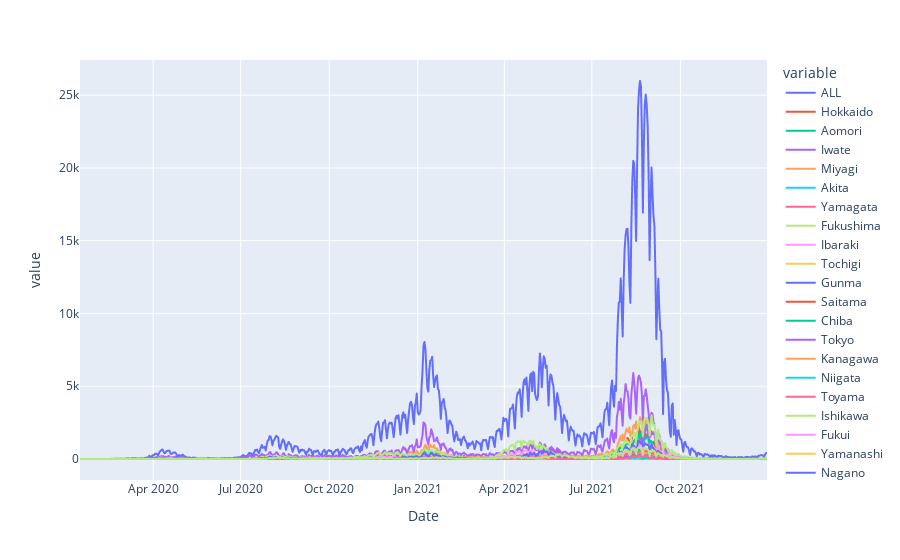

The code cell stored with this chart in its notebook:
### Code cell
px.line(df, )

### Figure 1 — Plotly figure (JSON) as saved in the notebook; plotly's stock layout.template omitted (floating-point values rounded to 4 significant figures; data arrays with more than 128 entries replaced by an {"elided": "..."} marker saying what was removed)
{"data": [{"hovertemplate": "variable=ALL<br>Date=%{x}<br>value=%{y}<extra></extra>", "legendgroup": "ALL", "line": {"color": "#636efa", "dash": "solid"}, "marker": {"symbol": "circle"}, "mode": "lines", "name": "ALL", "showlegend": true, "type": "scattergl", "x": {"elided": "715 str values"}, "xaxis": "x", "y": {"elided": "715 int values"}, "yaxis": "y"}, {"hovertemplate": "variable=Hokkaido<br>Date=%{x}<br>value=%{y}<extra></extra>", "legendgroup": "Hokkaido", "line": {"color": "#EF553B", "dash": "solid"}, "marker": {"symbol": "circle"}, "mode": "lines", "name": "Hokkaido", "showlegend": true, "type": "scattergl", "x": {"elided": "715 str values"}, "xaxis": "x", "y": {"elided": "715 int values"}, "yaxis": "y"}, {"hovertemplate": "variable=Aomori<br>Date=%{x}<br>value=%{y}<extra></extra>", "legendgroup": "Aomori", "line": {"color": "#00cc96", "dash": "solid"}, "marker": {"symbol": "circle"}, "mode": "lines", "name": "Aomori", "showlegend": true, "type": "scattergl", "x": {"elided": "715 str values"}, "xaxis": "x", "y": {"elided": "715 int values"}, "yaxis": "y"}, {"hovertemplate": "variable=Iwate<br>Date=%{x}<br>value=%{y}<extra></extra>", "legendgroup": "Iwate", "line": {"color": "#ab63fa", "dash": "solid"}, "marker": {"symbol": "circle"}, "mode": "lines", "name": "Iwate", "showlegend": true, "type": "scattergl", "x": {"elided": "715 str values"}, "xaxis": "x", "y": {"elided": "715 int values"}, "yaxis": "y"}, {"hovertemplate": "variable=Miyagi<br>Date=%{x}<br>value=%{y}<extra></extra>", "legendgroup": "Miyagi", "line": {"color": "#FFA15A", "dash": "solid"}, "marker": {"symbol": "circle"}, "mode": "lines", "name": "Miyagi", "showlegend": true, "type": "scattergl", "x": {"elided": "715 str values"}, "xaxis": "x", "y": {"elided": "715 int values"}, "yaxis": "y"}, {"hovertemplate": "variable=Akita<br>Date=%{x}<br>value=%{y}<extra></extra>", "legendgroup": "Akita", "line": {"color": "#19d3f3", "dash": "solid"}, "marker": {"symbol": "circle"}, "mode": "lines", "name": "Akita", "showlegend": true, "type": "scattergl", "x": {"elided": "715 str values"}, "xaxis": "x", "y": {"elided": "715 int values"}, "yaxis": "y"}, {"hovertemplate": "variable=Yamagata<br>Date=%{x}<br>value=%{y}<extra></extra>", "legendgroup": "Yamagata", "line": {"color": "#FF6692", "dash": "solid"}, "marker": {"symbol": "circle"}, "mode": "lines", "name": "Yamagata", "showlegend": true, "type": "scattergl", "x": {"elided": "715 str values"}, "xaxis": "x", "y": {"elided": "715 int values"}, "yaxis": "y"}, {"hovertemplate": "variable=Fukushima<br>Date=%{x}<br>value=%{y}<extra></extra>", "legendgroup": "Fukushima", "line": {"color": "#B6E880", "dash": "solid"}, "marker": {"symbol": "circle"}, "mode": "lines", "name": "Fukushima", "showlegend": true, "type": "scattergl", "x": {"elided": "715 str values"}, "xaxis": "x", "y": {"elided": "715 int values"}, "yaxis": "y"}, {"hovertemplate": "variable=Ibaraki<br>Date=%{x}<br>value=%{y}<extra></extra>", "legendgroup": "Ibaraki", "line": {"color": "#FF97FF", "dash": "solid"}, "marker": {"symbol": "circle"}, "mode": "lines", "name": "Ibaraki", "showlegend": true, "type": "scattergl", "x": {"elided": "715 str values"}, "xaxis": "x", "y": {"elided": "715 int values"}, "yaxis": "y"}, {"hovertemplate": "variable=Tochigi<br>Date=%{x}<br>value=%{y}<extra></extra>", "legendgroup": "Tochigi", "line": {"color": "#FECB52", "dash": "solid"}, "marker": {"symbol": "circle"}, "mode": "lines", "name": "Tochigi", "showlegend": true, "type": "scattergl", "x": {"elided": "715 str values"}, "xaxis": "x", "y": {"elided": "715 int values"}, "yaxis": "y"}, {"hovertemplate": "variable=Gunma<br>Date=%{x}<br>value=%{y}<extra></extra>", "legendgroup": "Gunma", "line": {"color": "#636efa", "dash": "solid"}, "marker": {"symbol": "circle"}, "mode": "lines", "name": "Gunma", "showlegend": true, "type": "scattergl", "x": {"elided": "715 str values"}, "xaxis": "x", "y": {"elided": "715 int values"}, "yaxis": "y"}, {"hovertemplate": "variable=Saitama<br>Date=%{x}<br>value=%{y}<extra></extra>", "legendgroup": "Saitama", "line": {"color": "#EF553B", "dash": "solid"}, "marker": {"symbol": "circle"}, "mode": "lines", "name": "Saitama", "showlegend": true, "type": "scattergl", "x": {"elided": "715 str values"}, "xaxis": "x", "y": {"elided": "715 int values"}, "yaxis": "y"}, {"hovertemplate": "variable=Chiba<br>Date=%{x}<br>value=%{y}<extra></extra>", "legendgroup": "Chiba", "line": {"color": "#00cc96", "dash": "solid"}, "marker": {"symbol": "circle"}, "mode": "lines", "name": "Chiba", "showlegend": true, "type": "scattergl", "x": {"elided": "715 str values"}, "xaxis": "x", "y": {"elided": "715 int values"}, "yaxis": "y"}, {"hovertemplate": "variable=Tokyo<br>Date=%{x}<br>value=%{y}<extra></extra>", "legendgroup": "Tokyo", "line": {"color": "#ab63fa", "dash": "solid"}, "marker": {"symbol": "circle"}, "mode": "lines", "name": "Tokyo", "showlegend": true, "type": "scattergl", "x": {"elided": "715 str values"}, "xaxis": "x", "y": {"elided": "715 int values"}, "yaxis": "y"}, {"hovertemplate": "variable=Kanagawa<br>Date=%{x}<br>value=%{y}<extra></extra>", "legendgroup": "Kanagawa", "line": {"color": "#FFA15A", "dash": "solid"}, "marker": {"symbol": "circle"}, "mode": "lines", "name": "Kanagawa", "showlegend": true, "type": "scattergl", "x": {"elided": "715 str values"}, "xaxis": "x", "y": {"elided": "715 int values"}, "yaxis": "y"}, {"hovertemplate": "variable=Niigata<br>Date=%{x}<br>value=%{y}<extra></extra>", "legendgroup": "Niigata", "line": {"color": "#19d3f3", "dash": "solid"}, "marker": {"symbol": "circle"}, "mode": "lines", "name": "Niigata", "showlegend": true, "type": "scattergl", "x": {"elided": "715 str values"}, "xaxis": "x", "y": {"elided": "715 int values"}, "yaxis": "y"}, {"hovertemplate": "variable=Toyama<br>Date=%{x}<br>value=%{y}<extra></extra>", "legendgroup": "Toyama", "line": {"color": "#FF6692", "dash": "solid"}, "marker": {"symbol": "circle"}, "mode": "lines", "name": "Toyama", "showlegend": true, "type": "scattergl", "x": {"elided": "715 str values"}, "xaxis": "x", "y": {"elided": "715 int values"}, "yaxis": "y"}, {"hovertemplate": "variable=Ishikawa<br>Date=%{x}<br>value=%{y}<extra></extra>", "legendgroup": "Ishikawa", "line": {"color": "#B6E880", "dash": "solid"}, "marker": {"symbol": "circle"}, "mode": "lines", "name": "Ishikawa", "showlegend": true, "type": "scattergl", "x": {"elided": "715 str values"}, "xaxis": "x", "y": {"elided": "715 int values"}, "yaxis": "y"}, {"hovertemplate": "variable=Fukui<br>Date=%{x}<br>value=%{y}<extra></extra>", "legendgroup": "Fukui", "line": {"color": "#FF97FF", "dash": "solid"}, "marker": {"symbol": "circle"}, "mode": "lines", "name": "Fukui", "showlegend": true, "type": "scattergl", "x": {"elided": "715 str values"}, "xaxis": "x", "y": {"elided": "715 int values"}, "yaxis": "y"}, {"hovertemplate": "variable=Yamanashi<br>Date=%{x}<br>value=%{y}<extra></extra>", "legendgroup": "Yamanashi", "line": {"color": "#FECB52", "dash": "solid"}, "marker": {"symbol": "circle"}, "mode": "lines", "name": "Yamanashi", "showlegend": true, "type": "scattergl", "x": {"elided": "715 str values"}, "xaxis": "x", "y": {"elided": "715 int values"}, "yaxis": "y"}, {"hovertemplate": "variable=Nagano<br>Date=%{x}<br>value=%{y}<extra></extra>", "legendgroup": "Nagano", "line": {"color": "#636efa", "dash": "solid"}, "marker": {"symbol": "circle"}, "mode": "lines", "name": "Nagano", "showlegend": true, "type": "scattergl", "x": {"elided": "715 str values"}, "xaxis": "x", "y": {"elided": "715 int values"}, "yaxis": "y"}, {"hovertemplate": "variable=Gifu<br>Date=%{x}<br>value=%{y}<extra></extra>", "legendgroup": "Gifu", "line": {"color": "#EF553B", "dash": "solid"}, "marker": {"symbol": "circle"}, "mode": "lines", "name": "Gifu", "showlegend": true, "type": "scattergl", "x": {"elided": "715 str values"}, "xaxis": "x", "y": {"elided": "715 int values"}, "yaxis": "y"}, {"hovertemplate": "variable=Shizuoka<br>Date=%{x}<br>value=%{y}<extra></extra>", "legendgroup": "Shizuoka", "line": {"color": "#00cc96", "dash": "solid"}, "marker": {"symbol": "circle"}, "mode": "lines", "name": "Shizuoka", "showlegend": true, "type": "scattergl", "x": {"elided": "715 str values"}, "xaxis": "x", "y": {"elided": "715 int values"}, "yaxis": "y"}, {"hovertemplate": "variable=Aichi<br>Date=%{x}<br>value=%{y}<extra></extra>", "legendgroup": "Aichi", "line": {"color": "#ab63fa", "dash": "solid"}, "marker": {"symbol": "circle"}, "mode": "lines", "name": "Aichi", "showlegend": true, "type": "scattergl", "x": {"elided": "715 str values"}, "xaxis": "x", "y": {"elided": "715 int values"}, "yaxis": "y"}, {"hovertemplate": "variable=Mie<br>Date=%{x}<br>value=%{y}<extra></extra>", "legendgroup": "Mie", "line": {"color": "#FFA15A", "dash": "solid"}, "marker": {"symbol": "circle"}, "mode": "lines", "name": "Mie", "showlegend": true, "type": "scattergl", "x": {"elided": "715 str values"}, "xaxis": "x", "y": {"elided": "715 int values"}, "yaxis": "y"}, {"hovertemplate": "variable=Shiga<br>Date=%{x}<br>value=%{y}<extra></extra>", "legendgroup": "Shiga", "line": {"color": "#19d3f3", "dash": "solid"}, "marker": {"symbol": "circle"}, "mode": "lines", "name": "Shiga", "showlegend": true, "type": "scattergl", "x": {"elided": "715 str values"}, "xaxis": "x", "y": {"elided": "715 int values"}, "yaxis": "y"}, {"hovertemplate": "variable=Kyoto<br>Date=%{x}<br>value=%{y}<extra></extra>", "legendgroup": "Kyoto", "line": {"color": "#FF6692", "dash": "solid"}, "marker": {"symbol": "circle"}, "mode": "lines", "name": "Kyoto", "showlegend": true, "type": "scattergl", "x": {"elided": "715 str values"}, "xaxis": "x", "y": {"elided": "715 int values"}, "yaxis": "y"}, {"hovertemplate": "variable=Osaka<br>Date=%{x}<br>value=%{y}<extra></extra>", "legendgroup": "Osaka", "line": {"color": "#B6E880", "dash": "solid"}, "marker": {"symbol": "circle"}, "mode": "lines", "name": "Osaka", "showlegend": true, "type": "scattergl", "x": {"elided": "715 str values"}, "xaxis": "x", "y": {"elided": "715 int values"}, "yaxis": "y"}, {"hovertemplate": "variable=Hyogo<br>Date=%{x}<br>value=%{y}<extra></extra>", "legendgroup": "Hyogo", "line": {"color": "#FF97FF", "dash": "solid"}, "marker": {"symbol": "circle"}, "mode": "lines", "name": "Hyogo", "showlegend": true, "type": "scattergl", "x": {"elided": "715 str values"}, "xaxis": "x", "y": {"elided": "715 int values"}, "yaxis": "y"}, {"hovertemplate": "variable=Nara<br>Date=%{x}<br>value=%{y}<extra></extra>", "legendgroup": "Nara", "line": {"color": "#FECB52", "dash": "solid"}, "marker": {"symbol": "circle"}, "mode": "lines", "name": "Nara", "showlegend": true, "type": "scattergl", "x": {"elided": "715 str values"}, "xaxis": "x", "y": {"elided": "715 int values"}, "yaxis": "y"}, {"hovertemplate": "variable=Wakayama<br>Date=%{x}<br>value=%{y}<extra></extra>", "legendgroup": "Wakayama", "line": {"color": "#636efa", "dash": "solid"}, "marker": {"symbol": "circle"}, "mode": "lines", "name": "Wakayama", "showlegend": true, "type": "scattergl", "x": {"elided": "715 str values"}, "xaxis": "x", "y": {"elided": "715 int values"}, "yaxis": "y"}, {"hovertemplate": "variable=Tottori<br>Date=%{x}<br>value=%{y}<extra></extra>", "legendgroup": "Tottori", "line": {"color": "#EF553B", "dash": "solid"}, "marker": {"symbol": "circle"}, "mode": "lines", "name": "Tottori", "showlegend": true, "type": "scattergl", "x": {"elided": "715 str values"}, "xaxis": "x", "y": {"elided": "715 int values"}, "yaxis": "y"}, {"hovertemplate": "variable=Shimane<br>Date=%{x}<br>value=%{y}<extra></extra>", "legendgroup": "Shimane", "line": {"color": "#00cc96", "dash": "solid"}, "marker": {"symbol": "circle"}, "mode": "lines", "name": "Shimane", "showlegend": true, "type": "scattergl", "x": {"elided": "715 str values"}, "xaxis": "x", "y": {"elided": "715 int values"}, "yaxis": "y"}, {"hovertemplate": "variable=Okayama<br>Date=%{x}<br>value=%{y}<extra></extra>", "legendgroup": "Okayama", "line": {"color": "#ab63fa", "dash": "solid"}, "marker": {"symbol": "circle"}, "mode": "lines", "name": "Okayama", "showlegend": true, "type": "scattergl", "x": {"elided": "715 str values"}, "xaxis": "x", "y": {"elided": "715 int values"}, "yaxis": "y"}, {"hovertemplate": "variable=Hiroshima<br>Date=%{x}<br>value=%{y}<extra></extra>", "legendgroup": "Hiroshima", "line": {"color": "#FFA15A", "dash": "solid"}, "marker": {"symbol": "circle"}, "mode": "lines", "name": "Hiroshima", "showlegend": true, "type": "scattergl", "x": {"elided": "715 str values"}, "xaxis": "x", "y": {"elided": "715 int values"}, "yaxis": "y"}, {"hovertemplate": "variable=Yamaguchi<br>Date=%{x}<br>value=%{y}<extra></extra>", "legendgroup": "Yamaguchi", "line": {"color": "#19d3f3", "dash": "solid"}, "marker": {"symbol": "circle"}, "mode": "lines", "name": "Yamaguchi", "showlegend": true, "type": "scattergl", "x": {"elided": "715 str values"}, "xaxis": "x", "y": {"elided": "715 int values"}, "yaxis": "y"}, {"hovertemplate": "variable=Tokushima<br>Date=%{x}<br>value=%{y}<extra></extra>", "legendgroup": "Tokushima", "line": {"color": "#FF6692", "dash": "solid"}, "marker": {"symbol": "circle"}, "mode": "lines", "name": "Tokushima", "showlegend": true, "type": "scattergl", "x": {"elided": "715 str values"}, "xaxis": "x", "y": {"elided": "715 int values"}, "yaxis": "y"}, {"hovertemplate": "variable=Kagawa<br>Date=%{x}<br>value=%{y}<extra></extra>", "legendgroup": "Kagawa", "line": {"color": "#B6E880", "dash": "solid"}, "marker": {"symbol": "circle"}, "mode": "lines", "name": "Kagawa", "showlegend": true, "type": "scattergl", "x": {"elided": "715 str values"}, "xaxis": "x", "y": {"elided": "715 int values"}, "yaxis": "y"}, {"hovertemplate": "variable=Ehime<br>Date=%{x}<br>value=%{y}<extra></extra>", "legendgroup": "Ehime", "line": {"color": "#FF97FF", "dash": "solid"}, "marker": {"symbol": "circle"}, "mode": "lines", "name": "Ehime", "showlegend": true, "type": "scattergl", "x": {"elided": "715 str values"}, "xaxis": "x", "y": {"elided": "715 int values"}, "yaxis": "y"}, {"hovertemplate": "variable=Kochi<br>Date=%{x}<br>value=%{y}<extra></extra>", "legendgroup": "Kochi", "line": {"color": "#FECB52", "dash": "solid"}, "marker": {"symbol": "circle"}, "mode": "lines", "name": "Kochi", "showlegend": true, "type": "scattergl", "x": {"elided": "715 str values"}, "xaxis": "x", "y": {"elided": "715 int values"}, "yaxis": "y"}, {"hovertemplate": "variable=Fukuoka<br>Date=%{x}<br>value=%{y}<extra></extra>", "legendgroup": "Fukuoka", "line": {"color": "#636efa", "dash": "solid"}, "marker": {"symbol": "circle"}, "mode": "lines", "name": "Fukuoka", "showlegend": true, "type": "scattergl", "x": {"elided": "715 str values"}, "xaxis": "x", "y": {"elided": "715 int values"}, "yaxis": "y"}, {"hovertemplate": "variable=Saga<br>Date=%{x}<br>value=%{y}<extra></extra>", "legendgroup": "Saga", "line": {"color": "#EF553B", "dash": "solid"}, "marker": {"symbol": "circle"}, "mode": "lines", "name": "Saga", "showlegend": true, "type": "scattergl", "x": {"elided": "715 str values"}, "xaxis": "x", "y": {"elided": "715 int values"}, "yaxis": "y"}, {"hovertemplate": "variable=Nagasaki<br>Date=%{x}<br>value=%{y}<extra></extra>", "legendgroup": "Nagasaki", "line": {"color": "#00cc96", "dash": "solid"}, "marker": {"symbol": "circle"}, "mode": "lines", "name": "Nagasaki", "showlegend": true, "type": "scattergl", "x": {"elided": "715 str values"}, "xaxis": "x", "y": {"elided": "715 int values"}, "yaxis": "y"}, {"hovertemplate": "variable=Kumamoto<br>Date=%{x}<br>value=%{y}<extra></extra>", "legendgroup": "Kumamoto", "line": {"color": "#ab63fa", "dash": "solid"}, "marker": {"symbol": "circle"}, "mode": "lines", "name": "Kumamoto", "showlegend": true, "type": "scattergl", "x": {"elided": "715 str values"}, "xaxis": "x", "y": {"elided": "715 int values"}, "yaxis": "y"}, {"hovertemplate": "variable=Oita<br>Date=%{x}<br>value=%{y}<extra></extra>", "legendgroup": "Oita", "line": {"color": "#FFA15A", "dash": "solid"}, "marker": {"symbol": "circle"}, "mode": "lines", "name": "Oita", "showlegend": true, "type": "scattergl", "x": {"elided": "715 str values"}, "xaxis": "x", "y": {"elided": "715 int values"}, "yaxis": "y"}, {"hovertemplate": "variable=Miyazaki<br>Date=%{x}<br>value=%{y}<extra></extra>", "legendgroup": "Miyazaki", "line": {"color": "#19d3f3", "dash": "solid"}, "marker": {"symbol": "circle"}, "mode": "lines", "name": "Miyazaki", "showlegend": true, "type": "scattergl", "x": {"elided": "715 str values"}, "xaxis": "x", "y": {"elided": "715 int values"}, "yaxis": "y"}, {"hovertemplate": "variable=Kagoshima<br>Date=%{x}<br>value=%{y}<extra></extra>", "legendgroup": "Kagoshima", "line": {"color": "#FF6692", "dash": "solid"}, "marker": {"symbol": "circle"}, "mode": "lines", "name": "Kagoshima", "showlegend": true, "type": "scattergl", "x": {"elided": "715 str values"}, "xaxis": "x", "y": {"elided": "715 int values"}, "yaxis": "y"}, {"hovertemplate": "variable=Okinawa<br>Date=%{x}<br>value=%{y}<extra></extra>", "legendgroup": "Okinawa", "line": {"color": "#B6E880", "dash": "solid"}, "marker": {"symbol": "circle"}, "mode": "lines", "name": "Okinawa", "showlegend": true, "type": "scattergl", "x": {"elided": "715 str values"}, "xaxis": "x", "y": {"elided": "715 int values"}, "yaxis": "y"}], "layout": {"autosize": true, "legend": {"title": {"text": "variable"}, "tracegroupgap": 0}, "margin": {"t": 60}, "xaxis": {"anchor": "y", "autorange": true, "domain": [0, 1], "range": ["2020-01-16", "2021-12-30"], "title": {"text": "Date"}, "type": "date"}, "yaxis": {"anchor": "x", "autorange": true, "domain": [0, 1], "range": [-1443.0, 27420.0], "title": {"text": "value"}, "type": "linear"}}}
